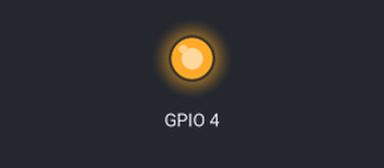
Simulated run of this program. Board: Raspberry Pi (BCM pin numbers). Parts: output pins drawn as LEDs (lit = HIGH).

Above: at 1.0 s.
At 3.0 s:
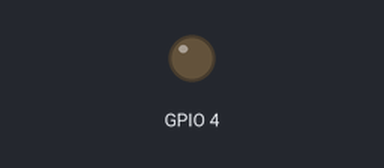
Timing chart, 0 to 5.2 s (numbered marks = the images above):
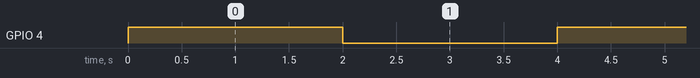

Measured:
- by itself, GPIO 4: alternates HIGH for 2.0 s and LOW for 2.0 s

The program:

basicled.py
```python
#!/usr/bin/env python

import time
import RPi.GPIO as GPIO

#Disable warnings
GPIO.setwarnings(False)

#Set the mode to breakout board with bredboard Broadcom
GPIO.setmode(GPIO.BCM)

#Set up a channel, in this case enable the pin number 4 as output
GPIO.setup(4, GPIO.OUT)

#Just loop each to seconds between on and off
while True:
    GPIO.output(4, True)
    time.sleep(2)
    GPIO.output(4,False )
    time.sleep(2)
```
